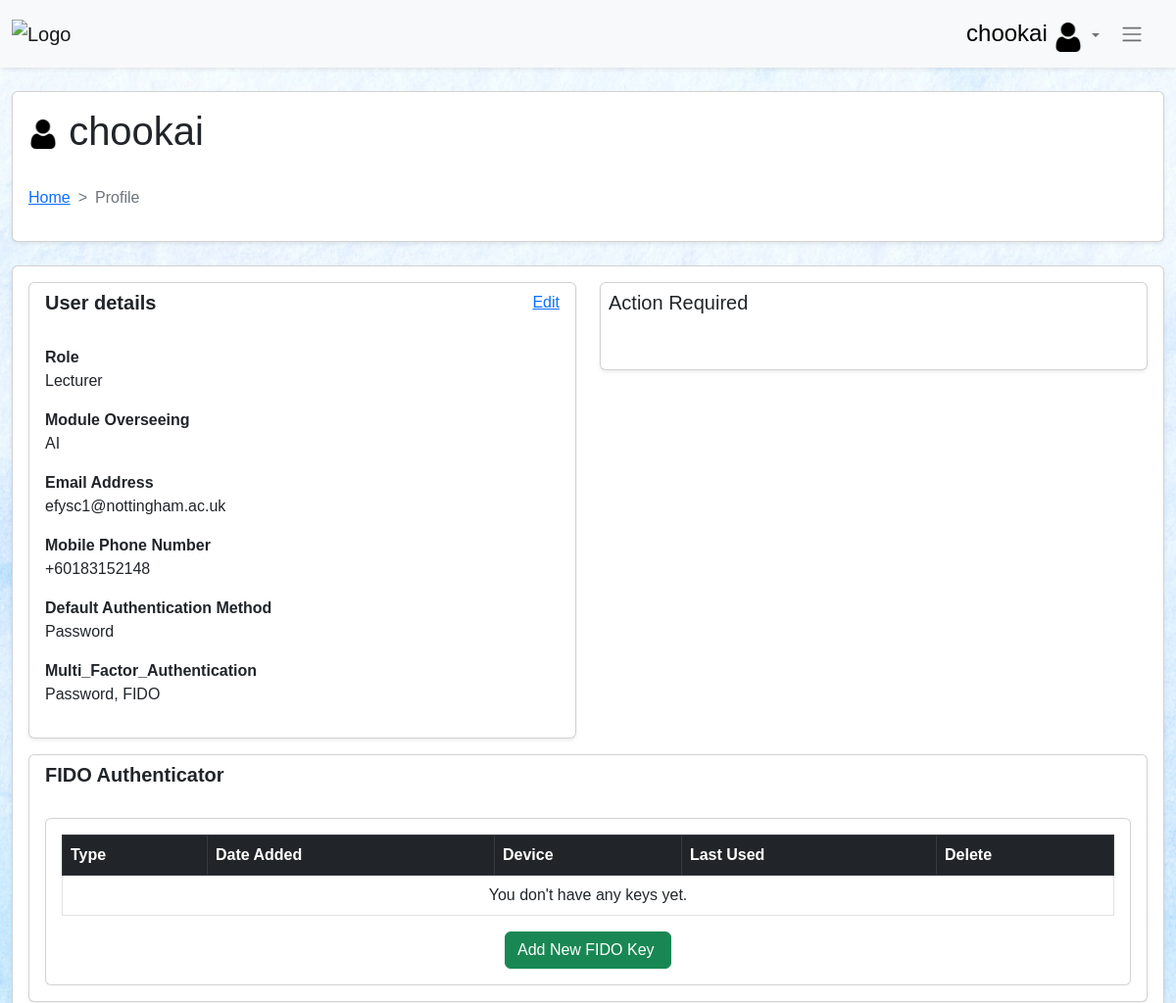
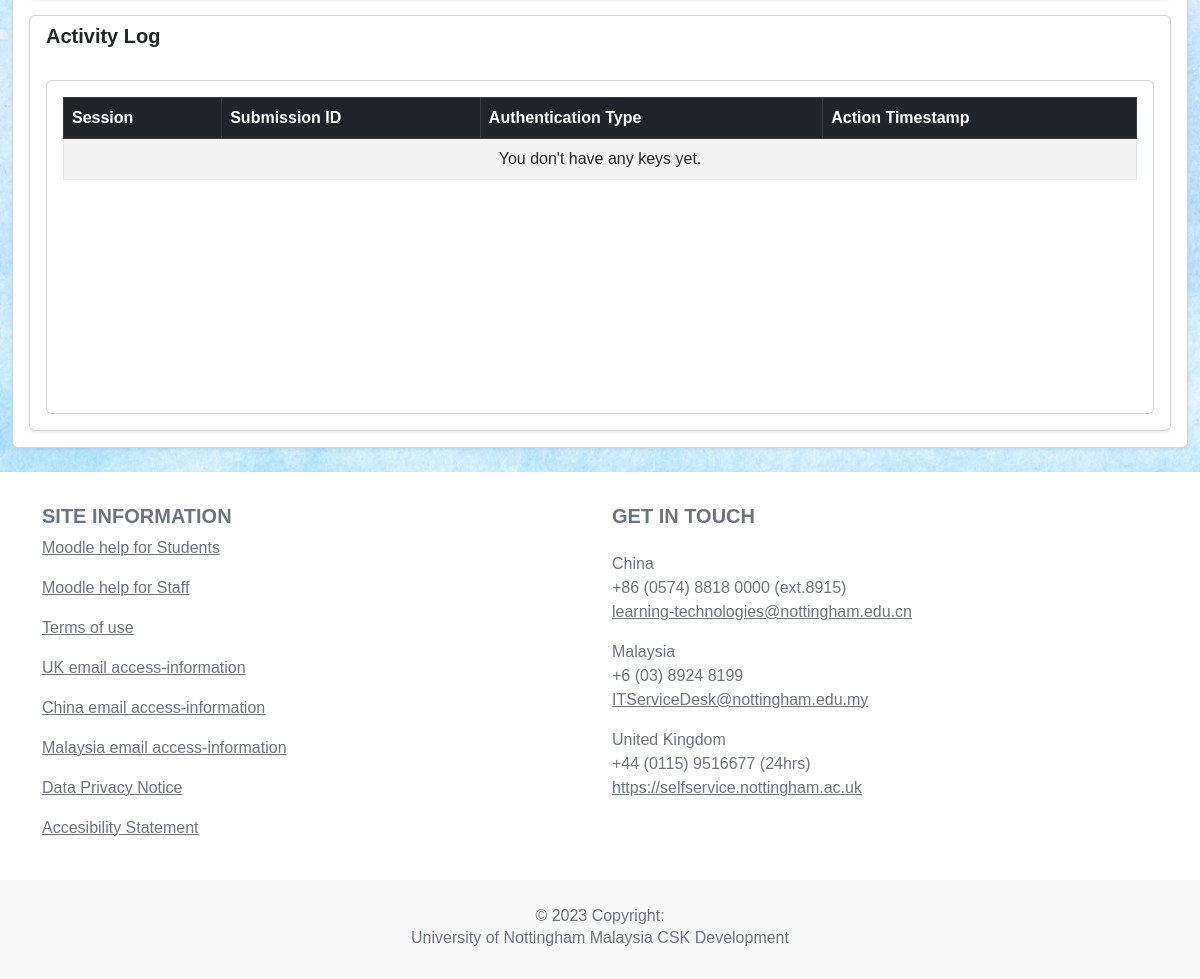
/profile/ (signed in), run on the app's committed database (2 pictures, top to bottom).
### home/models.py (models this page shows)
class Additional_User_Info(models.Model):
    user=models.ForeignKey(User, on_delete=models.CASCADE, related_name="additional",default='1')
    role=models.CharField(max_length = 50, default=None, choices=Roles)
    module_convenor = models.CharField(max_length = 50, null=True,default=None,blank=True, choices=modules)
    number = PhoneNumberField(
        verbose_name="Phone",
        max_length=30,
        default='',
        blank=True)
    extension = models.CharField(
        verbose_name="Extension",
        max_length=30,
        default='',
        blank=True)
    default_authentication_method=models.CharField(max_length=10, choices=Auth_meth, default='FIDO')
    multi_factor_authentication_method=MultiSelectField(choices=Auth_meth,
                                 max_length=20,
                                 min_choices = 2,
                                 null=True,default=None,blank=True)
    digital_signature = models.CharField(max_length=50, default='Not Required')
    digital_signature_timestamp = models.DateTimeField(null=True,default=None,blank=True)

### webauthn/views.py (the view)
# urls.py: path('profile/',views.profile_Page, name="profile_page"),
@login_required
def profile_Page(request):
    keys=[]
    context={"keys":FIDO_Authenticator.objects.filter(username=request.user.username)}
    context2={"logs":activityLog.objects.filter(username=request.user.username)}
    user=User.objects.get(username__iexact=request.session.get('username'))
    context4 = {"profile":Additional_User_Info.objects.filter(user=user)}
    context3={"leader_action":leader_approval_list.objects.filter(user=user)}
    print(context3)
    [doc,courseworks] = lecturer_section(request)
    for k in context["keys"]:
        k.name = getattr(settings,'MFA_RENAME_METHODS',{}).get(k.key_type,k.key_type)
        if k.key_type == "FIDO2":
            setattr(k,"device",k.properties.get("type","----"))
        keys.append(k)
    context["keys"]=keys
    return render(request,"home/profile.html",{"context1": context, "context2": context2,"context3": context3,"context4": context4,  "details": courseworks})

### templates/home/profile.html (shortened to what this page needs)
{% extends 'home/base.html' %}
{% load static %}
{% block head %}
<link rel="stylesheet" href="../../static/css/main.css">
<link href="https://cdn.jsdelivr.net/npm/bootstrap@5.2.2/dist/css/bootstrap.min.css" rel="stylesheet">
{% endblock %}
{% block content %}
<div class="container-fluid">
    <div class="row pt-4">
        <div class="col">
            <div class="card shadow-sm">
                <div class="card-body">
                        <h1>
                            <img class="img-fluid"  src="{% static 'assets/user.png'%}" alt="Logo" width="30" height="20">
                            {{request.session.username}}
                        </h1>
                        <br>
                        <nav style="--bs-breadcrumb-divider: '>';" aria-label="breadcrumb">
                            <ol class="breadcrumb">
                            <li class="breadcrumb-item"><a href="{%url 'home' %}">Home</a></li>
                            <li class="breadcrumb-item active" aria-current="page">Profile</li>
                            </ol>
                        </nav>
                </div>
            </div>
        </div>
    </div>
</div>
<div class="container-fluid">
    <div class="row pt-4 pb-4">
        <div class="col">
            <div class="card shadow-sm">
                <div class="card-body">
                    <div class="row">
                        <div class="col-6">
                            <div class="card shadow-sm">
                                <div class="card-title px-3 pt-2">
                                    <div class="row">
                                        <div class="col-6">
                                            <h5>  <b> User details  </b> </h5>
                                        </div>
                                        <div class="col-6 text-end">
                                            <a href="{% url 'edit_profile'%}">Edit</a>
                                        </div>
                                    </div>
                                </div>
                                {% if context4.profile %}
                                {% for info in context4.profile %}
                                <div class="card-body">
                                    <p><b>Role</b>
                                        <br>
                                        {{info.role}}
                                        </p>
                                    {% if info.role == "Lecturer"%}
                                    <p><b>Module Overseeing</b>
                                        <br>
                                        {{info.module_convenor}}
                                        </p>
                                    {% endif %}
                                    <p><b>Email Address</b>
                                    <br>
                                        {{request.user.email}}
                                    </p>
                                    <p><b>Mobile Phone Number</b>
                                        <br>
                                        {{info.number}}
                                    </p>
                                    <p><b>Default Authentication Method</b>
                                        <br>
                                        {{info.default_authentication_method}}
                                    </p>
                                    <p><b>Multi_Factor_Authentication</b>
                                        <br>
                                        {{info.multi_factor_authentication_method}}
                                    </p>
                                </div>
                                {% endfor %}
                                {% endif %}
                            </div>
                        </div>
                        <div class="col-6">
                            <div class="card shadow-sm">
                                <div class="card-title p-2">
                                    <h5>Action Required</h5>
                                </div>
                                <div class="card-body">
                                    {% include 'home/actionRequired.html' %}
                                </div>
                            </div>
                        </div>
                    </div>
                    <div class="row pt-3">
                        <div class="col">
                            <div class="card shadow-sm">
                                <div class="card-title px-3 pt-2">
                                    <h5> <b> FIDO Authenticator </b> </h5>
                                </div>
                                <div class="card-body">
                                    {% include 'home/security.html' %}
                                </div>
                            </div>
                        </div>
                    </div>
                    <div class="row pt-3">
                        <div class="col">
                            <div class="card shadow-sm">
                                <div class="card-title px-3 pt-2">
                                    <h5> <b> Activity Log </b> </h5>
                                </div>
                                <div class="card-body">
                                    {% include 'home/activity_log.html' %}
                                </div>
                            </div>
                        </div>
                    </div>
                </div>
            </div>
        </div>
    </div>
</div>
{% endblock %}

### templates/home/base.html (shortened to what this page needs)
<!DOCTYPE html>
<html lang="en">
  <head>
    {% load static %}
    <link rel="stylesheet" href="../../static/css/main.css">
    <link href="https://cdn.jsdelivr.net/npm/bootstrap@5.2.2/dist/css/bootstrap.min.css" rel="stylesheet">
  </head>
  <body>
    <nav class="navbar navbar-expand-md bg-light shadow-sm ">
      <div class="container-fluid">
          <a href="{% url 'home' %}" class="navbar-brand ">
           <img class="img-fluid"  src="{% static 'assets/UON_Logo.png'%}" alt="Logo" width="180" height="65">
          </a>
          <div class="collapse navbar-collapse justify-content-end align-center" id="main-nav">
              <u1 class="navbar-nav d-flex align-items-center">
                {% if user.is_authenticated %}
                <li class="nav-item dropdown">
                  <a class="nav-link dropdown-toggle" role="button" data-bs-toggle="dropdown" aria-expanded="false">
                    <font size="5" face="arial" color="black">
                        {{ request.user.username }}
                    </font>
                    <img class="img-fluid"  src="{% static 'assets/user.png'%}" alt="Logo" width="30" height="10">
                  </a>
                </li>
              {%else%}
                You are not logged in.
              {% endif %}
              <li class="nav-item">
                <button type = "button" href="#sidebar" class="btn  me-2" data-bs-toggle="offcanvas"
                role="button" aria-controls="sidebar">
                <span class="navbar-toggler-icon"></span>
              </button>
              </li>
              </u1>
          </div>
      </div>
    </nav>
  <div class="content">
    {% block content %}
    {% endblock %}
    {% load static %}
    <link rel="stylesheet" href="../../static/css/main.css">
    <link href="https://cdn.jsdelivr.net/npm/bootstrap@5.2.2/dist/css/bootstrap.min.css" rel="stylesheet">
    {% block head %}
    {% endblock %}
  </div>
  </body>
  <footer class="text-center text-lg-start bg-white text-muted ">
    <div class="shadow-sm">
  <section class=" ">
    <div class="container-lg text-md-start pt-3 ">
      <div class="row mt-3">
        <div class="col-md-6 col-lg-6 col-xl-6 mx-auto mb-4 text-start">
          <h5 class="text-uppercase fw-bold mb-6">
           Site Information
          </h5>
          <p>
            <a href="#!" class="text-reset">Moodle help for Students</a>
          </p>
          <p>
            <a href="#!" class="text-reset">Moodle help for Staff</a>
          </p>
          <p>
            <a href="#!" class="text-reset">Terms of use</a>
          </p>
          <p>
            <a href="#!" class="text-reset">UK email access-information</a>
          </p>
          <p>
            <a href="#!" class="text-reset">China email access-information</a>
          </p>
          <p>
            <a href="#!" class="text-reset">Malaysia email access-information</a>
          </p>
          <p>
            <a href="#!" class="text-reset">Data Privacy Notice</a>
          </p>
          <p>
            <a href="#!" class="text-reset">Accesibility Statement</a>
          </p>
        </div>
        <div class="col-md-6 col-lg-6 col-xl-6 mx-auto mb-4">
          <h5 class="text-uppercase fw-bold mb-4">
            Get in touch
          </h5>
          <p>
            China <br>
            +86 (0574) 8818 0000 (ext.8915) <br>
            <a href="#!" class="text-reset"> learning-technologies@nottingham.edu.cn</a>
          </p>
          <p>
            Malaysia <br>
            +6 (03) 8924 8199 <br>
            <a href="#!" class="text-reset"> ITServiceDesk@nottingham.edu.my</a>
          </p>
          <p>
            United Kingdom <br>
            +44 (0115) 9516677 (24hrs) <br>
            <a href="#!" class="text-reset"> https://selfservice.nottingham.ac.uk</a>
          </p>
        </div>
      </div>
    </div>
  </section>
  <div class="text-center p-4" style="background-color: rgba(0, 0, 0, 0.025);">
    © 2023 Copyright:
    <h6>University of Nottingham Malaysia CSK Development</h6>
  </div>
</div>
</footer>
</html>

### templates/home/actionRequired.html (shortened to what this page needs)
{% load static %}
<link rel="stylesheet" href="../../static/css/main.css">
<link href="https://cdn.jsdelivr.net/npm/bootstrap@5.2.2/dist/css/bootstrap.min.css" rel="stylesheet"
>

### templates/home/security.html (shortened to what this page needs)
{% load static %}
        <div class="row">
            <div class="col">
                <div class="card p-3" >
                    <table class="table table-bordered">
                        <thead class="table-dark">
                            <tr>
                                <th>Type</th>
                                <th>Date Added</th>
                                <th>Device</th>
                                <th>Last Used</th>
                                <th>Delete</th>
                            </tr>
                        </thead>
                     {% if context1.keys %}
                         {% for key in context1.keys %}
                         <tr>
                             <td>{{ key.key_type }}</td>
                             <td>{{ key.added_on }}</td>
                             <td>{% if key.device %}{{ key.device }}{% endif %}</td>
                             <td>{% if key.last_used %}{{ key.last_used }}{% else %}Never{% endif %}</td>
                             <td>
                                <button class="btn btn-danger btn-sm" onclick="deleteKey({{key.id}})" >Delete</button>
                                </td>
                         </tr>
                         {% endfor %}
                    {% else %}
                        <tr><td colspan="7" align="center">You don't have any keys yet.</td> </tr>
                    {% endif %}
                     </table>
                     <div class="offset-5 col-2" style="text-align: center">
                        <a href="{% url 'start_fido2' %}" class="btn btn-success">Add New FIDO Key&nbsp;</a>
                    </div>
                </div>
            </div>
        </div>
    <link rel="stylesheet" href="../../static/css/main.css">
    <link href="https://cdn.jsdelivr.net/npm/bootstrap@5.2.2/dist/css/bootstrap.min.css" rel="stylesheet">

### templates/home/activity_Log.html (shortened to what this page needs)
{% load static %}
<div class="row">
    <div class="col">
        <div class="card p-3">
            <div style="height: 300px; overflow-y: scroll;">
            <table class="table table-striped table-bordered " >
                <thead class="table-dark">
                    <tr>
                        <th>Session</th>
                        <th>Submission ID</th>
                        <th>Authentication Type</th>
                        <th>Action Timestamp</th>
                    </tr>
                </thead>
                <tbody>
                    {% if context2.logs %}
                    <tr>
                         {% for log in context2.logs %}
                            <td>{{ log.session }}</td>
                            <td>{{ log.submission_id }}</td>
                            <td>{{ log.type }}</td>
                            <td>{{ log.timestamp }}</td>
                    </tr>
                         {% endfor %}
                    {% else %}
                        <tr><td colspan="7" align="center">You don't have any keys yet.</td> </tr>
                    {% endif %}
                </tbody>
            </table>
        </div>
        </div>
    </div>
</div>
    <link rel="stylesheet" href="../../static/css/main.css">
    <link href="https://cdn.jsdelivr.net/npm/bootstrap@5.2.2/dist/css/bootstrap.min.css" rel="stylesheet">

### data on the page
Additional_User_Info: role "Lecturer", module_convenor "AI", number "+60183152148", default_authentication_method "Password", multi_factor_authentication_method "Password, FIDO"

### other printed values
{{ request.user.username }} "chookai"
{{ request.session.username }} "chookai"
{{ request.user.email }} "efysc1@nottingham.ac.uk"
